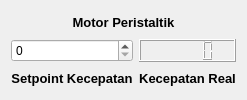
              <widget class="QWidget" name="tab_21">
               <attribute name="title">
                <string>Motor Peristaltik</string>
               </attribute>
               <layout class="QGridLayout" name="gridLayout_18">
                <item row="2" column="1">
                 <widget class="QLabel" name="label_73">
                  <property name="font">
                   <font>
                    <pointsize>10</pointsize>
                    <bold>true</bold>
                   </font>
                  </property>
                  <property name="text">
                   <string>Kecepatan Real</string>
                  </property>
                  <property name="alignment">
                   <set>Qt::AlignCenter</set>
                  </property>
                 </widget>
                </item>
                <item row="2" column="0">
                 <widget class="QLabel" name="label_72">
                  <property name="font">
                   <font>
                    <pointsize>10</pointsize>
                    <bold>true</bold>
                   </font>
                  </property>
                  <property name="text">
                   <string>Setpoint Kecepatan</string>
                  </property>
                  <property name="alignment">
                   <set>Qt::AlignCenter</set>
                  </property>
                 </widget>
                </item>
                <item row="1" column="0">
                 <widget class="QSpinBox" name="setpointMotorPeristaltik"/>
                </item>
                <item row="0" column="0" colspan="2">
                 <widget class="QLabel" name="label_71">
                  <property name="sizePolicy">
                   <sizepolicy hsizetype="Minimum" vsizetype="Preferred">
                    <horstretch>0</horstretch>
                    <verstretch>0</verstretch>
                   </sizepolicy>
                  </property>
                  <property name="font">
                   <font>
                    <pointsize>10</pointsize>
                    <bold>true</bold>
                   </font>
                  </property>
                  <property name="text">
                   <string>Motor Peristaltik</string>
                  </property>
                  <property name="alignment">
                   <set>Qt::AlignCenter</set>
                  </property>
                 </widget>
                </item>
                <item row="1" column="1">
                 <widget class="QLCDNumber" name="realMotorPeristaltik"/>
                </item>
               </layout>
              </widget>
